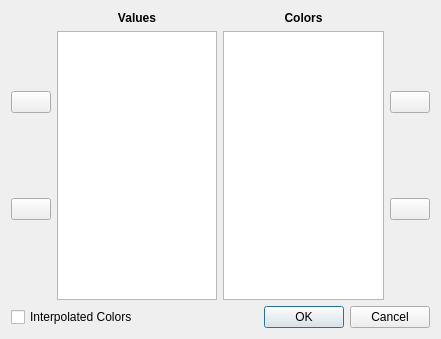
<?xml version="1.0" encoding="UTF-8"?>
<ui version="4.0">
 <class>DoubleStringsListRelationDialogData</class>
 <widget class="QDialog" name="DoubleStringsListRelationDialogData">
  <property name="geometry">
   <rect>
    <x>0</x>
    <y>0</y>
    <width>441</width>
    <height>339</height>
   </rect>
  </property>
  <property name="windowTitle">
   <string>Associate colors to values</string>
  </property>
  <layout class="QVBoxLayout" name="verticalLayout">
   <item>
    <layout class="QHBoxLayout">
     <property name="spacing">
      <number>6</number>
     </property>
     <property name="leftMargin">
      <number>0</number>
     </property>
     <property name="topMargin">
      <number>0</number>
     </property>
     <property name="rightMargin">
      <number>0</number>
     </property>
     <property name="bottomMargin">
      <number>0</number>
     </property>
     <item>
      <layout class="QVBoxLayout">
       <property name="spacing">
        <number>6</number>
       </property>
       <property name="leftMargin">
        <number>0</number>
       </property>
       <property name="topMargin">
        <number>0</number>
       </property>
       <property name="rightMargin">
        <number>0</number>
       </property>
       <property name="bottomMargin">
        <number>0</number>
       </property>
       <item>
        <spacer>
         <property name="orientation">
          <enum>Qt::Vertical</enum>
         </property>
         <property name="sizeHint" stdset="0">
          <size>
           <width>20</width>
           <height>40</height>
          </size>
         </property>
        </spacer>
       </item>
       <item>
        <widget class="QPushButton" name="upButton">
         <property name="text">
          <string/>
         </property>
         <property name="icon">
          <iconset resource="../../library/talipot-gui/resources/TalipotGUIResource.qrc">
           <normaloff>:/talipot/gui/icons/16/go-up.png</normaloff>:/talipot/gui/icons/16/go-up.png</iconset>
         </property>
        </widget>
       </item>
       <item>
        <spacer>
         <property name="orientation">
          <enum>Qt::Vertical</enum>
         </property>
         <property name="sizeHint" stdset="0">
          <size>
           <width>20</width>
           <height>40</height>
          </size>
         </property>
        </spacer>
       </item>
       <item>
        <widget class="QPushButton" name="downButton">
         <property name="text">
          <string/>
         </property>
         <property name="icon">
          <iconset resource="../../library/talipot-gui/resources/TalipotGUIResource.qrc">
           <normaloff>:/talipot/gui/icons/16/go-down.png</normaloff>:/talipot/gui/icons/16/go-down.png</iconset>
         </property>
        </widget>
       </item>
       <item>
        <spacer>
         <property name="orientation">
          <enum>Qt::Vertical</enum>
         </property>
         <property name="sizeHint" stdset="0">
          <size>
           <width>20</width>
           <height>40</height>
          </size>
         </property>
        </spacer>
       </item>
      </layout>
     </item>
     <item>
      <layout class="QVBoxLayout">
       <property name="spacing">
        <number>6</number>
       </property>
       <property name="leftMargin">
        <number>0</number>
       </property>
       <property name="topMargin">
        <number>0</number>
       </property>
       <property name="rightMargin">
        <number>0</number>
       </property>
       <property name="bottomMargin">
        <number>0</number>
       </property>
       <item>
        <widget class="QLabel" name="label_2">
         <property name="font">
          <font>
           <weight>75</weight>
           <bold>true</bold>
          </font>
         </property>
         <property name="text">
          <string>Values</string>
         </property>
         <property name="alignment">
          <set>Qt::AlignCenter</set>
         </property>
        </widget>
       </item>
       <item>
        <widget class="QListWidget" name="firstListWidget">
         <property name="dragDropMode">
          <enum>QAbstractItemView::InternalMove</enum>
         </property>
        </widget>
       </item>
      </layout>
     </item>
     <item>
      <layout class="QVBoxLayout">
       <property name="spacing">
        <number>6</number>
       </property>
       <property name="leftMargin">
        <number>0</number>
       </property>
       <property name="topMargin">
        <number>0</number>
       </property>
       <property name="rightMargin">
        <number>0</number>
       </property>
       <property name="bottomMargin">
        <number>0</number>
       </property>
       <item>
        <widget class="QLabel" name="label_3">
         <property name="font">
          <font>
           <weight>75</weight>
           <bold>true</bold>
          </font>
         </property>
         <property name="text">
          <string>Colors</string>
         </property>
         <property name="alignment">
          <set>Qt::AlignCenter</set>
         </property>
        </widget>
       </item>
       <item>
        <widget class="QListWidget" name="secondListWidget">
         <property name="dragDropMode">
          <enum>QAbstractItemView::InternalMove</enum>
         </property>
         <property name="selectionMode">
          <enum>QAbstractItemView::NoSelection</enum>
         </property>
        </widget>
       </item>
      </layout>
     </item>
     <item>
      <layout class="QVBoxLayout" name="_2">
       <property name="spacing">
        <number>6</number>
       </property>
       <property name="leftMargin">
        <number>0</number>
       </property>
       <property name="topMargin">
        <number>0</number>
       </property>
       <property name="rightMargin">
        <number>0</number>
       </property>
       <property name="bottomMargin">
        <number>0</number>
       </property>
       <item>
        <spacer>
         <property name="orientation">
          <enum>Qt::Vertical</enum>
         </property>
         <property name="sizeHint" stdset="0">
          <size>
           <width>20</width>
           <height>40</height>
          </size>
         </property>
        </spacer>
       </item>
       <item>
        <widget class="QPushButton" name="upButtonColor">
         <property name="text">
          <string/>
         </property>
         <property name="icon">
          <iconset resource="../../library/talipot-gui/resources/TalipotGUIResource.qrc">
           <normaloff>:/talipot/gui/icons/16/go-up.png</normaloff>:/talipot/gui/icons/16/go-up.png</iconset>
         </property>
        </widget>
       </item>
       <item>
        <spacer>
         <property name="orientation">
          <enum>Qt::Vertical</enum>
         </property>
         <property name="sizeHint" stdset="0">
          <size>
           <width>20</width>
           <height>40</height>
          </size>
         </property>
        </spacer>
       </item>
       <item>
        <widget class="QPushButton" name="downButtonColor">
         <property name="text">
          <string/>
         </property>
         <property name="icon">
          <iconset resource="../../library/talipot-gui/resources/TalipotGUIResource.qrc">
           <normaloff>:/talipot/gui/icons/16/go-down.png</normaloff>:/talipot/gui/icons/16/go-down.png</iconset>
         </property>
        </widget>
       </item>
       <item>
        <spacer>
         <property name="orientation">
          <enum>Qt::Vertical</enum>
         </property>
         <property name="sizeHint" stdset="0">
          <size>
           <width>20</width>
           <height>40</height>
          </size>
         </property>
        </spacer>
       </item>
      </layout>
     </item>
    </layout>
   </item>
   <item>
    <layout class="QHBoxLayout" name="horizontalLayout">
     <property name="topMargin">
      <number>0</number>
     </property>
     <item>
      <widget class="QCheckBox" name="interpolateColorsCheckBox">
       <property name="toolTip">
        <string>&lt;html&gt;&lt;head/&gt;&lt;body&gt;&lt;p&gt;&lt;span style=&quot; font-weight:600;&quot;&gt;When checked&lt;/span&gt;, an interpolation is made to map each value to a color based on the current color scale. &lt;/p&gt;&lt;p&gt;&lt;span style=&quot; font-weight:600;&quot;&gt;When unchecked&lt;/span&gt;, replace the color mapping with the last set of non-interpolated colors.&lt;/p&gt;&lt;/body&gt;&lt;/html&gt;</string>
       </property>
       <property name="text">
        <string>Interpolated Colors</string>
       </property>
      </widget>
     </item>
     <item>
      <widget class="QDialogButtonBox" name="buttonBox">
       <property name="sizePolicy">
        <sizepolicy hsizetype="Fixed" vsizetype="Fixed">
         <horstretch>0</horstretch>
         <verstretch>0</verstretch>
        </sizepolicy>
       </property>
       <property name="standardButtons">
        <set>QDialogButtonBox::Cancel|QDialogButtonBox::Ok</set>
       </property>
       <property name="centerButtons">
        <bool>false</bool>
       </property>
      </widget>
     </item>
    </layout>
   </item>
  </layout>
 </widget>
 <resources>
  <include location="../../library/talipot-gui/resources/TalipotGUIResource.qrc"/>
 </resources>
 <connections>
  <connection>
   <sender>buttonBox</sender>
   <signal>accepted()</signal>
   <receiver>DoubleStringsListRelationDialogData</receiver>
   <slot>accept()</slot>
   <hints>
    <hint type="sourcelabel">
     <x>220</x>
     <y>313</y>
    </hint>
    <hint type="destinationlabel">
     <x>220</x>
     <y>169</y>
    </hint>
   </hints>
  </connection>
  <connection>
   <sender>buttonBox</sender>
   <signal>rejected()</signal>
   <receiver>DoubleStringsListRelationDialogData</receiver>
   <slot>reject()</slot>
   <hints>
    <hint type="sourcelabel">
     <x>220</x>
     <y>313</y>
    </hint>
    <hint type="destinationlabel">
     <x>220</x>
     <y>169</y>
    </hint>
   </hints>
  </connection>
 </connections>
</ui>
